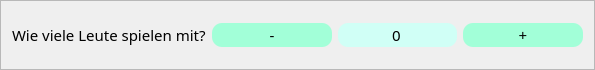
    <widget class="QFrame" name="frameSpieleranzahl">
     <property name="geometry">
      <rect>
       <x>10</x>
       <y>200</y>
       <width>595</width>
       <height>70</height>
      </rect>
     </property>
     <property name="minimumSize">
      <size>
       <width>595</width>
       <height>70</height>
      </size>
     </property>
     <property name="frameShape">
      <enum>QFrame::StyledPanel</enum>
     </property>
     <property name="frameShadow">
      <enum>QFrame::Raised</enum>
     </property>
     <layout class="QGridLayout" name="gridLayout_3">
      <item row="0" column="0">
       <widget class="QLabel" name="labelAnzahl">
        <property name="font">
         <font>
          <family>Yu Gothic UI Semilight</family>
          <pointsize>11</pointsize>
         </font>
        </property>
        <property name="styleSheet">
         <string notr="true">color: rgb(0, 0, 0);</string>
        </property>
        <property name="text">
         <string>Wie viele Leute spielen mit?</string>
        </property>
       </widget>
      </item>
      <item row="0" column="1">
       <widget class="QPushButton" name="pushButton_minus">
        <property name="sizePolicy">
         <sizepolicy hsizetype="Minimum" vsizetype="Minimum">
          <horstretch>0</horstretch>
          <verstretch>0</verstretch>
         </sizepolicy>
        </property>
        <property name="minimumSize">
         <size>
          <width>20</width>
          <height>5</height>
         </size>
        </property>
        <property name="font">
         <font>
          <family>Yu Gothic UI Semilight</family>
          <pointsize>11</pointsize>
         </font>
        </property>
        <property name="styleSheet">
         <string notr="true">QPushButton {
	border-radius: 10px;
	background-color: rgb(162, 255, 216);
}</string>
        </property>
        <property name="text">
         <string>-</string>
        </property>
       </widget>
      </item>
      <item row="0" column="3">
       <widget class="QPushButton" name="pushButton_plus">
        <property name="sizePolicy">
         <sizepolicy hsizetype="Minimum" vsizetype="Minimum">
          <horstretch>0</horstretch>
          <verstretch>0</verstretch>
         </sizepolicy>
        </property>
        <property name="minimumSize">
         <size>
          <width>20</width>
          <height>5</height>
         </size>
        </property>
        <property name="font">
         <font>
          <family>Yu Gothic UI Semilight</family>
          <pointsize>11</pointsize>
         </font>
        </property>
        <property name="styleSheet">
         <string notr="true">QPushButton {
	border-radius: 10px;
	background-color: rgb(162, 255, 216);
}</string>
        </property>
        <property name="text">
         <string>+</string>
        </property>
       </widget>
      </item>
      <item row="0" column="2">
       <widget class="QSpinBox" name="spinBoxNumber">
        <property name="sizePolicy">
         <sizepolicy hsizetype="Minimum" vsizetype="Fixed">
          <horstretch>0</horstretch>
          <verstretch>0</verstretch>
         </sizepolicy>
        </property>
        <property name="minimumSize">
         <size>
          <width>0</width>
          <height>23</height>
         </size>
        </property>
        <property name="baseSize">
         <size>
          <width>0</width>
          <height>50</height>
         </size>
        </property>
        <property name="font">
         <font>
          <family>Yu Gothic UI Semilight</family>
          <pointsize>11</pointsize>
         </font>
        </property>
        <property name="styleSheet">
         <string notr="true">QSpinBox {
	border-radius: 10px;
	background-color: rgb(208, 255, 246);
}
</string>
        </property>
        <property name="alignment">
         <set>Qt::AlignCenter</set>
        </property>
        <property name="buttonSymbols">
         <enum>QAbstractSpinBox::NoButtons</enum>
        </property>
       </widget>
      </item>
     </layout>
    </widget>
